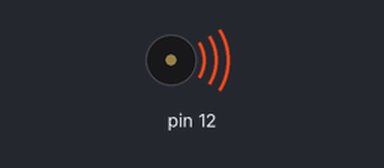
The sketch below on a simulated Arduino Uno, built with avr-gcc and run on an emulated ATmega328P. Shown: buzzer (waves = sounding).

Above: at 0.5 s.
Timing chart, 0 to 13.0 s (numbered marks = the images above):
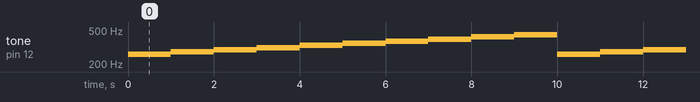

The sketch:

Buzzer_Basics.ino
```cpp
void setup() {
  // put your setup code here, to run once:
  pinMode(12, OUTPUT);
}

void loop() {
  // put your main code here, to run repeatedly:
  tone(12, 261); //Middle C
  delay(1000);

  tone(12, 277); //C#
  delay(1000);

  tone(12, 294); //D
  delay(1000);

  tone(12, 311); //D#
  delay(1000);

  tone(12, 330); //E
  delay(1000);

  tone(12, 349); //F
  delay(1000);

  tone(12, 370); //F#
  delay(1000);

  tone(12, 392); //G
  delay(1000);

  tone(12, 415); //G#
  delay(1000);

  tone(12, 440); //A
  delay(1000);
}
```

Measured:
- by itself, tone on pin 12: repeats every 10.0 s: 277 Hz 1.0 s, 294 Hz 1.0 s, 311 Hz 1.0 s, 330 Hz 1.0 s, 349 Hz 1.0 s, 370 Hz 1.0 s, 392 Hz 1.0 s, 415 Hz 1.0 s, 440 Hz 1.0 s, 261 Hz 1.0 s
